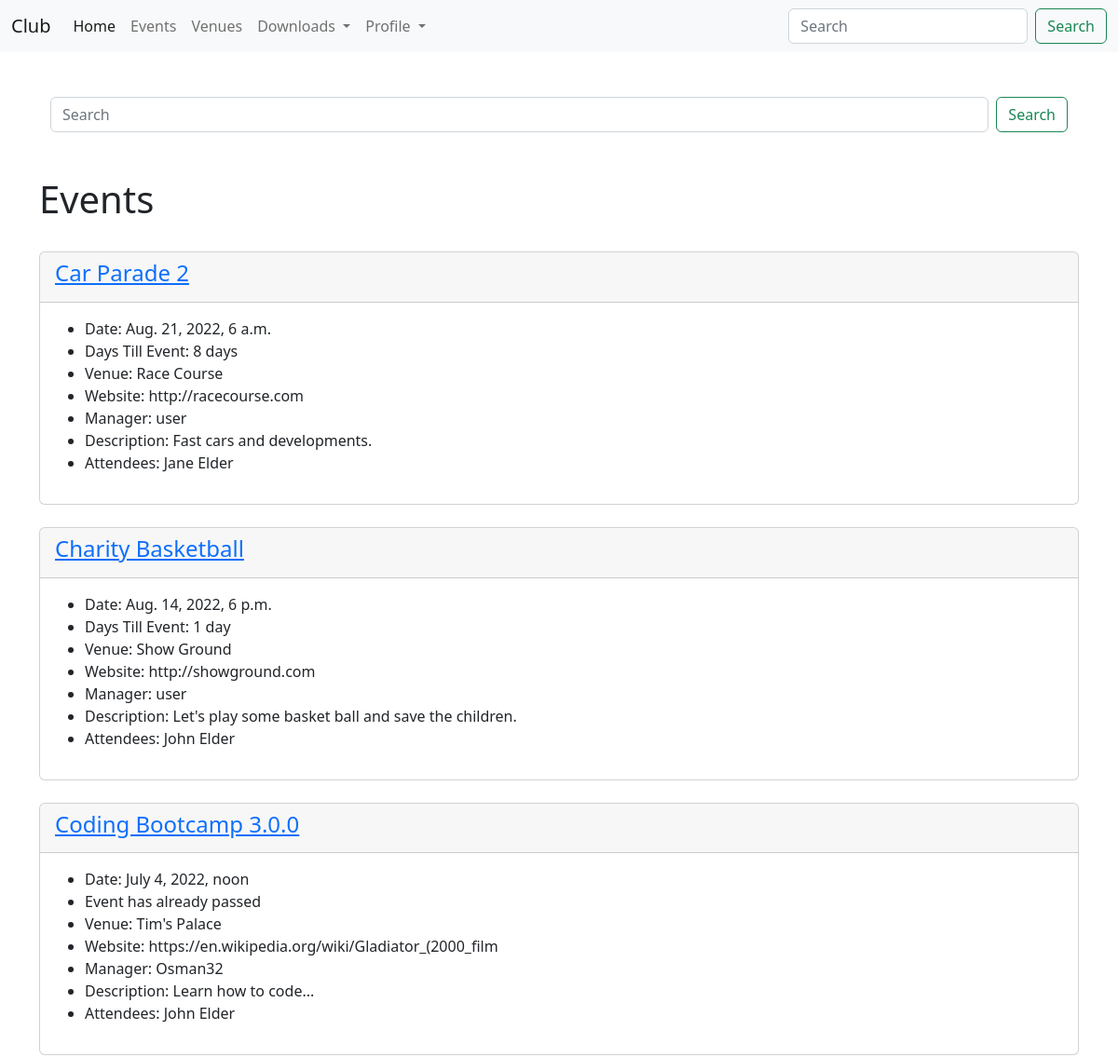
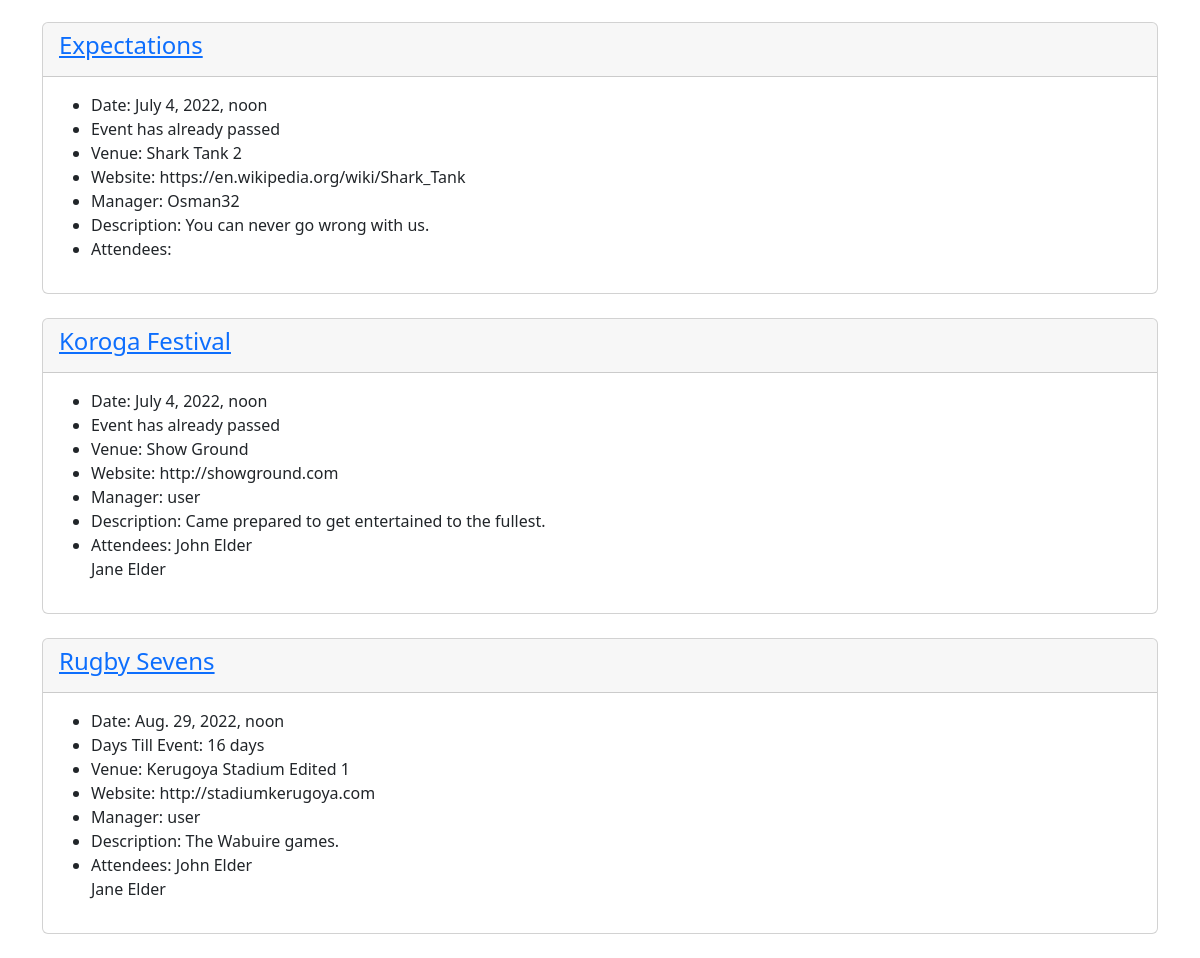
The app's page /events with its own data (2 pictures, top to bottom).
### myapp/models.py (models this page shows, shortened)
class Event(models.Model):
    name = models.CharField(max_length=200)
    event_date = models.DateTimeField()
    venue = models.ForeignKey(Venue, blank=True, null=True, on_delete=models.CASCADE)
    manager = models.ForeignKey(User, blank=True, null=True, on_delete=models.SET_NULL)
    description = models.TextField(blank=True)
    attendees = models.ManyToManyField(MyClubUser, blank=True)
    approved = models.BooleanField(default=False)
    @property
    def days_till(self):
        today = date.today()
        day_till = self.event_date.date() - today
        days_till_stripped = str(day_till).split(",", 1)[0]
        return days_till_stripped
    @property
    def is_past(self):
        today = date.today()
        if self.event_date.date() < today:
            thing = "Past"
        else:
            thing = "Future"
        return thing

class Venue(models.Model):
    name = models.CharField(max_length=150)
    address = models.CharField(max_length=150)
    zip_code = models.CharField(max_length=150)
    phone = models.CharField(max_length=10)
    web = models.URLField(max_length=50, blank=True)
    email_address = models.EmailField()
    owner = models.IntegerField(blank=False, default=1)
    image = models.ImageField(blank=True, null=True, upload_to='images/')
    def __str__(self):
        return self.name

class MyClubUser(models.Model):
    first_name = models.CharField(max_length=100)
    last_name = models.CharField(max_length=100)
    email = models.EmailField()

### myapp/views.py (the view)
# urls.py: path('events', views.eventview, name='events'),
def eventview(request):
    events = Event.objects.all().order_by('name')
    return render(request, 'events.html', {'events':events})

### templates/events.html (shortened to what this page needs)
{% extends 'base.html' %}
{% block content %}
<div class="container">
  <form method="POST" action="searchevent" class="d-flex" role="search">
    <input class="form-control me-2" name="searched" type="search" placeholder="Search" aria-label="Search">
    <button class="btn btn-outline-success" type="submit">Search</button>
  </form>
</div>
<br/><br/>
<h1>Events</h1>
<br/>
{% for event in events %}
<div class="card">
    <div class="card-header">
      <h4><a href="{% url 'eventdetail' event.id %}"> {{event.name}}</a></h4>
    </div>
    <ul>
    <div class="card-body">
      <li><h7 class="card-title">Date: {{event.event_date}}</h7></li>
      {% if event.is_past == "Future" %}
      <li><h7 class="card-title">Days Till Event: {{event.days_till}}</h7></li>
      {% else %}
      <li><h7 class="card-title">Event has already passed</h7></li>
      {% endif %}
      <li><h7 class="card-title">Venue: {{event.venue}}</h7></li>
      <li><h7 class="card-title">Website: {{event.venue.web}}</h7></li>
      <li><h7 class="card-title">Manager: {{event.manager}}</h7></li>
      <li><h7 class="card-title">Description: {{event.description}}</h7></li>
      <li><h7 class="card-title">Attendees:
        {% for attendee in event.attendees.all %}
        {{attendee.first_name}} {{attendee.last_name}}<br/>
        {% endfor %}</h7></li>
    </div>
    </ul>
</div>
<br/>
{% endfor %}
{% endblock %}

### templates/base.html (shortened to what this page needs)
<!doctype html>
<html lang="en">
  <head>
    <link href="https://cdn.jsdelivr.net/npm/bootstrap@5.2.0/dist/css/bootstrap.min.css" rel="stylesheet">
  </head>
  <body>
    <nav class="navbar navbar-expand-lg bg-light">
        <div class="container-fluid">
          <a class="navbar-brand" href="{% url 'home' %}">Club</a>
          <div class="collapse navbar-collapse" id="navbarSupportedContent">
            <ul class="navbar-nav me-auto mb-2 mb-lg-0">
              <li class="nav-item">
                <a class="nav-link active" aria-current="page" href="{% url 'home' %}">Home</a>
              </li>
              <li class="nav-item">
                <a class="nav-link" href="{% url 'events' %}">Events</a>
              </li>
              <li class="nav-item">
                <a class="nav-link" href="{% url 'venuelist' %}">Venues</a>
              </li>
              <li class="nav-item dropdown">
                <a class="nav-link dropdown-toggle" href="#" role="button" data-bs-toggle="dropdown" aria-expanded="false">
                  Downloads
                </a>
              </li>
              <li class="nav-item dropdown">
                <a class="nav-link dropdown-toggle" href="#" role="button" data-bs-toggle="dropdown" aria-expanded="false">
                  Profile
                </a>
              </li>
            </ul>
            <form method="POST" action="searchvenue" class="d-flex" role="search">
              <input class="form-control me-2" type="search" name="searched" placeholder="Search" aria-label="Search">
              <button class="btn btn-outline-success" type="submit">Search</button>
            </form>
          </div>
        </div>
    </nav>
      <br/><br/>
      <div class="container">
      {% block content %}
      {% endblock %}
      </div>
  </body>
</html>

### records on screen
Event: name "Car Parade 2", event_date "Aug. 21, 2022, 6 a.m.", days_till "8 days", venue "Race Course", venue.web "http://racecourse.com", manager "user", description "Fast cars and developments."
MyClubUser: first_name "Jane", last_name "Elder"
Event: name "Charity Basketball", event_date "Aug. 14, 2022, 6 p.m.", days_till "1 day", venue "Show Ground", venue.web "http://showground.com", manager "user", description "Let's play some basket ball and save the children."
MyClubUser: first_name "John", last_name "Elder"
Event: name "Coding Bootcamp 3.0.0", event_date "July 4, 2022, noon", shows "Event has already passed", venue "Tim's Palace", venue.web "https://en.wikipedia.org/wiki/Gladiator_(2000_film", manager "Osman32", description "Learn how to code..."
Event: name "Expectations", event_date "July 4, 2022, noon", shows "Event has already passed", venue "Shark Tank 2", venue.web "https://en.wikipedia.org/wiki/Shark_Tank", manager "Osman32", description "You can never go wrong with us."
Event: name "Koroga Festival", event_date "July 4, 2022, noon", shows "Event has already passed", venue "Show Ground", venue.web "http://showground.com", manager "user", description "Came prepared to get entertained to the fullest."
Event: name "Rugby Sevens", event_date "Aug. 29, 2022, noon", days_till "16 days", venue "Kerugoya Stadium Edited 1", venue.web "http://stadiumkerugoya.com", manager "user", description "The Wabuire games."
